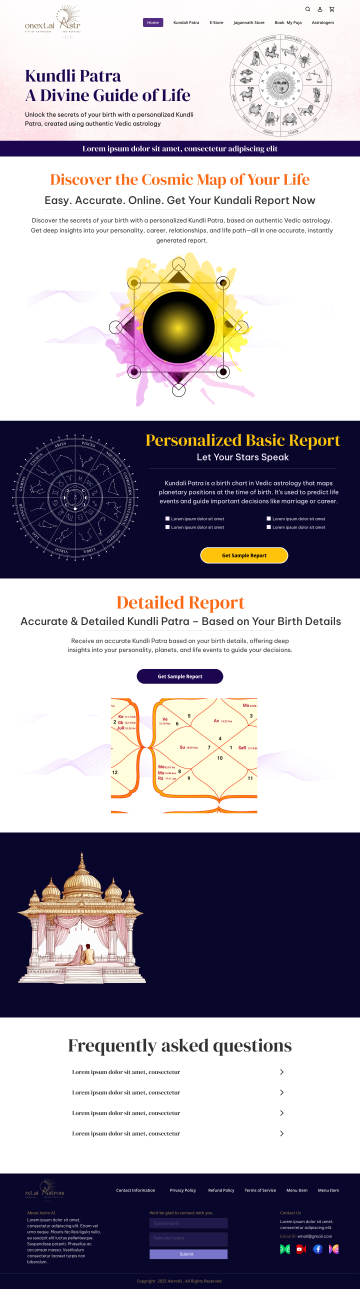
#> input picture src/assets/generated/kundali/kundali-patra-reference.png, 1440 x 5156 px (shown at 1/4 size)
$ python crop-kundali-assets.py
#> lines starting #> are read from the running program, lines starting #| are printed output that depends on the picture
"""Crop key visuals from kundali-patra-reference.png (1440px wide)."""
from pathlib import Path

from PIL import Image

ROOT = Path(__file__).resolve().parent.parent
REF = ROOT / "src/assets/generated/kundali/kundali-patra-reference.png"
OUT = ROOT / "src/assets/generated/kundali"

im = Image.open(REF)
#> im is the input picture: PIL image 1440x5156 RGB; mean R, G, B 165.7, 161.2, 170.6
# Coordinates on 1440×5156 artboard (verified against SVG rects)
crops = {
    # Cosmic geometry + watercolor (center of white band, ~y 980–1420 on artboard)
    "kundali-cosmic-art.png": (400, 1020, 1040, 1540),
    "kundali-chart-sample.png": (200, 2380, 1240, 3180),
    "kundali-waves-bg.png": (0, 680, 1440, 900),
}

for name, box in crops.items():
    crop = im.crop(box)
    crop.save(OUT / name, optimize=True)
    print(name, crop.size)
#> this loop made 3 passes
#> pass 1, `crop = im.crop(box)`:
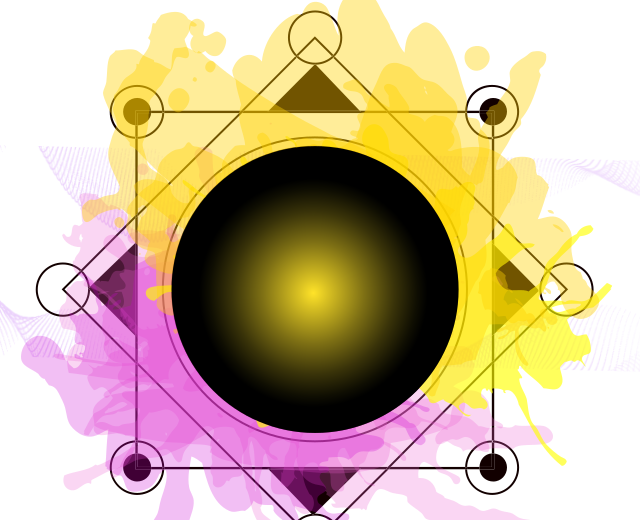
#> crop: PIL image 640x520 RGB; mean R, G, B 204, 183.6, 156.2
#> pass 2, `crop = im.crop(box)`:
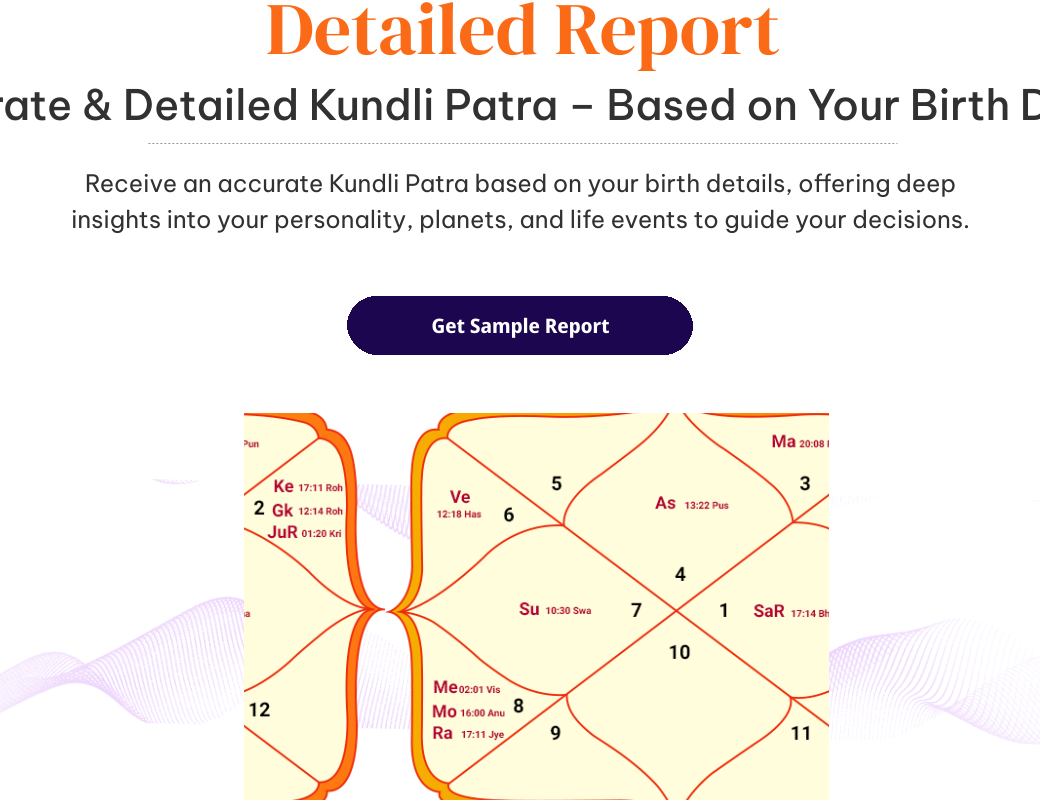
#> crop: PIL image 1040x800 RGB; mean R, G, B 244.1, 237.6, 229.7
#> pass 3, `crop = im.crop(box)`:
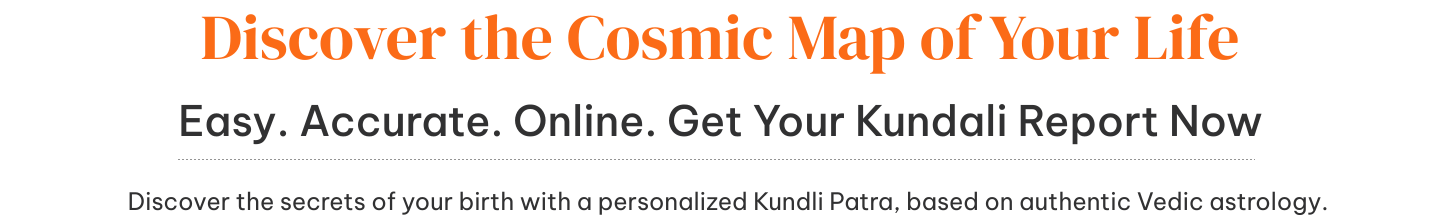
#> crop: PIL image 1440x220 RGB; mean R, G, B 243.8, 237, 233.1
